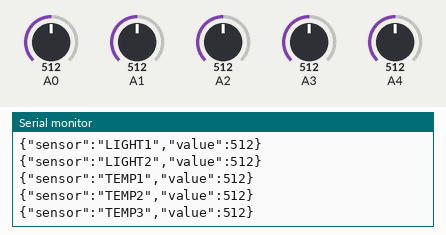
Simulated run of this sketch. Board: Arduino Uno, built with avr-gcc and run on an emulated ATmega328P. Parts: the last lines printed to the serial monitor. Inputs (shaded band) come from the test bench; at power-on: A4 = 512, A0 = 512, A1 = 512, A2 = 512, A3 = 512.

Above: at 7.2 s.
7.3 s: A4 set to 107
At 7.59 s:
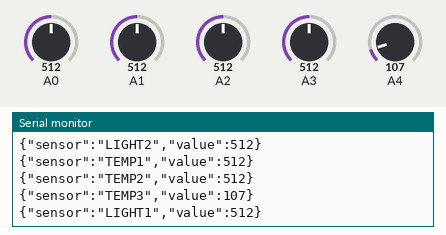
10.3 s: A4 set to 95
At 10.41 s:
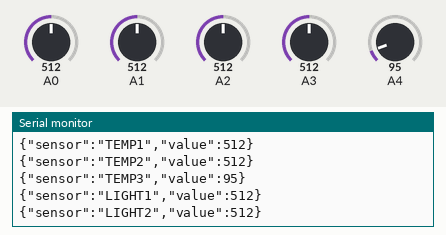
Timing chart, 0 to 12.8 s (numbered marks = the images above; inputs shaded):
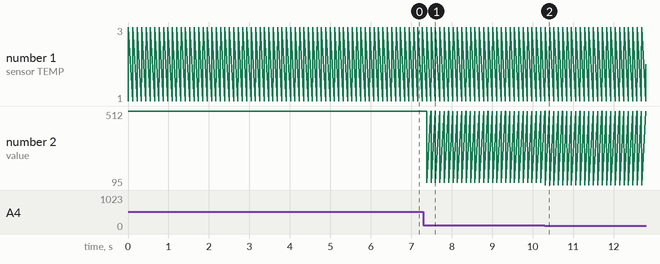

The sketch:

arduino_environmental_json.ino
```cpp
#define BAUD_RATE 115200

void setup() {
  Serial.begin(BAUD_RATE);
}

void sendSensor(const char* name, int value) {
  Serial.print("{\"sensor\":\"");
  Serial.print(name);
  Serial.print("\",\"value\":");
  Serial.print(value);
  Serial.println("}");
}

void loop() {
  sendSensor("LIGHT1", analogRead(A0));
  sendSensor("LIGHT2", analogRead(A1));
  sendSensor("TEMP1",  analogRead(A2));
  sendSensor("TEMP2",  analogRead(A3));
  sendSensor("TEMP3",  analogRead(A4));
  delay(100);
}
```

Measured:
- after the input at 7.3 s, the serial monitor: prints a new line after 0.08 s (image 1)
- after the input at 10.3 s, the serial monitor: prints a new line at once (image 2)
- plotted number 2: 512 → 107 after the input at 7.3 s
